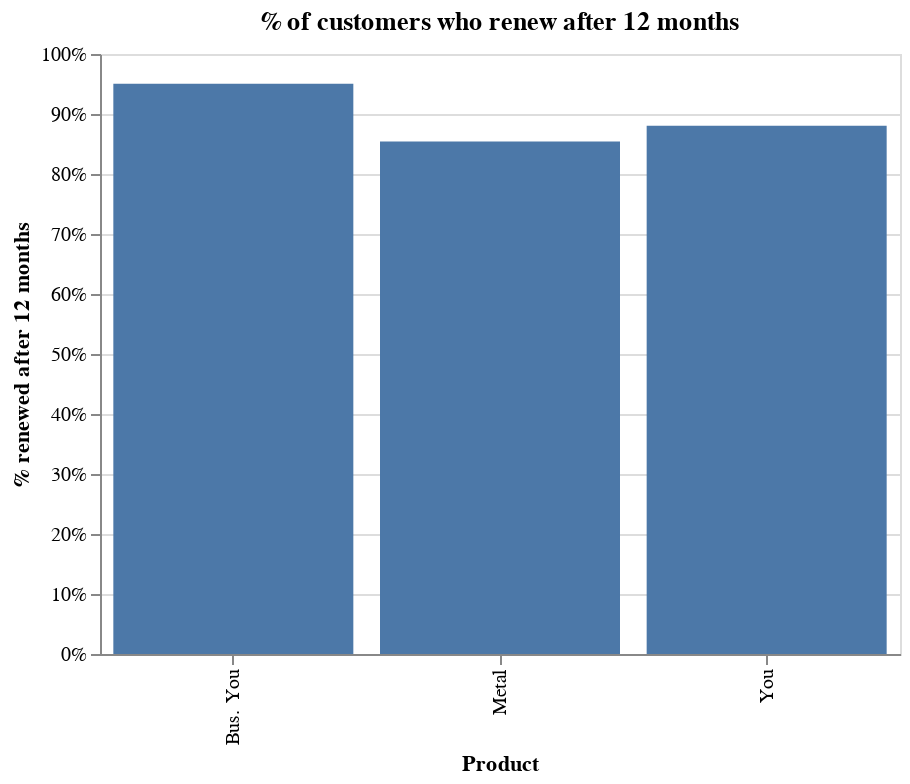

The notebook cell this image was saved under:
### Markdown cell above
# 2. What % of those that make it to month 12 renew?

### Code cell
# look at % renewal.
signup = sample.loc[sample["enter_reason"] == "SIGNUP", :]

# drop users that could have not even made this decision
signup = signup.loc[signup["subscription_end_event"].isna() == False, :]

# drop users that have not yet finished their sub.
signup["renewed"] = 0
signup.loc[signup["subscription_end_event"] == "RENEWED", "renewed"] = 1

signup = signup.loc[signup["age"] >= 11, :]

# % renewal
signup = signup.groupby("product_id")["renewed"].agg("mean").reset_index()


alt.Chart(signup).mark_bar().encode(
    x=alt.X("product_id:N", axis=alt.Axis(title="Product")),
    y=alt.Y("renewed:Q", axis=alt.Axis(format="%", title="% renewed after 12 months")),
).properties(width=400, title="% of customers who renew after 12 months")

### Figure 1 — Vega-Lite specification as saved in the notebook (floating-point values rounded to 4 significant figures)
{"config": {"view": {"continuousWidth": 400, "continuousHeight": 300}}, "data": {"name": "data-3644dcacaf77f35d82284f397d353716"}, "mark": "bar", "encoding": {"x": {"type": "nominal", "axis": {"title": "Product"}, "field": "product_id"}, "y": {"type": "quantitative", "axis": {"format": "%", "title": "% renewed after 12 months"}, "field": "renewed"}}, "title": "% of customers who renew after 12 months", "width": 400, "$schema": "https://vega.github.io/schema/vega-lite/v4.0.2.json", "datasets": {"data-3644dcacaf77f35d82284f397d353716": [{"product_id": "Bus. You", "renewed": 0.9503}, {"product_id": "Metal", "renewed": 0.854}, {"product_id": "You", "renewed": 0.8803}]}}
